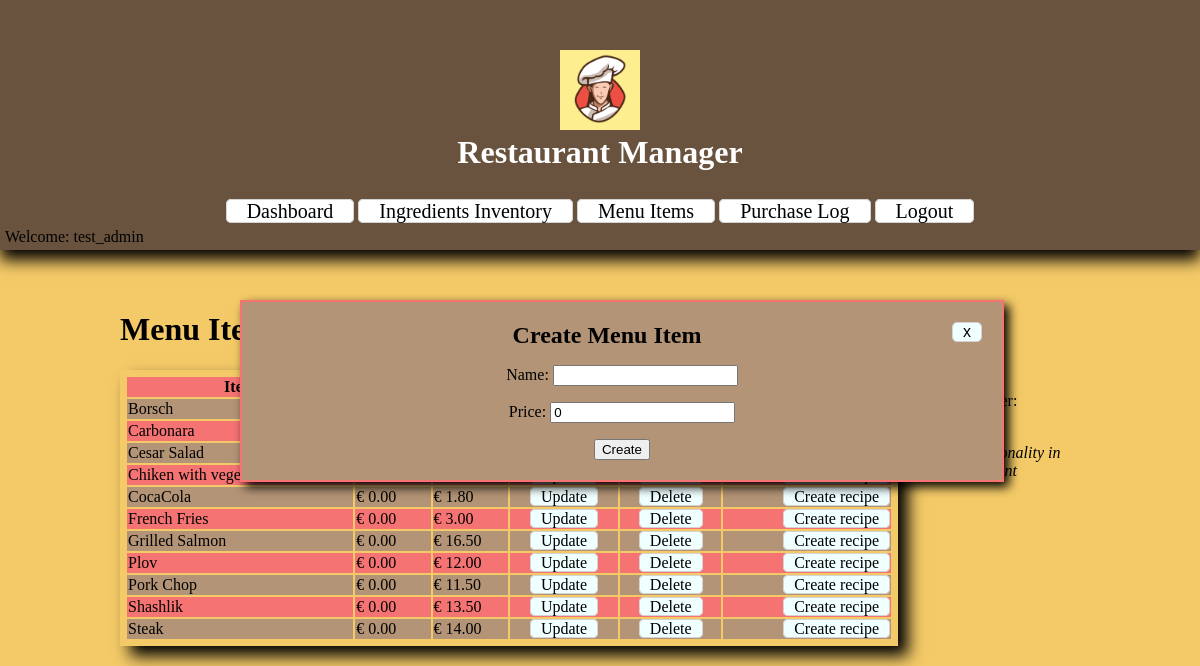
Page /menu_items/create/ (signed in) on the committed database.
### restaurantManager/models.py (models this page shows, shortened)
class MenuItem(models.Model):
    name = models.CharField(unique = True, max_length=30)
    price = models.FloatField(default=0)
    cost = models.FloatField(default=0)
    class Meta:
        ordering = ['name']

### restaurantManager/views.py (the view)
# urls.py: path('menu_items/create/', views.CreateMenuItemView.as_view(), name='create_menu_item'),
class CreateMenuItemView(LoginRequiredMixin, CreateView):
    model = MenuItem
    form_class = MenuItemForm
    def get_context_data(self):
        context = super().get_context_data()
        context['menu_items'] = MENU_ITEMS
        return context
    template_name = "restaurantManager/create_menu_item.html"

### restaurantManager/forms.py
class MenuItemForm(forms.ModelForm):
    class Meta:
        model = MenuItem
        fields = ("name", "price")

### restaurantManager/templates/restaurantManager/create_menu_item.html (shortened to what this page needs)
{% extends 'restaurantManager/menu_items.html' %}
{% load static %}
{% block menu %}
    <div class="container">
        <h2 style="display:inline;">Create Menu Item</h2>
        <a class="close" href="{% url 'menu_items' %}">x</a>
        <form method="POST">
            {{ form.as_p }}
            <input type="submit", value="Create" />
        </form>
    </div>
{% endblock %}

### restaurantManager/templates/restaurantManager/menu_items.html (shortened to what this page needs)
{% extends 'base.html' %}
{% load static %}
{% block content %}
    <h1>Menu Items <a style="font-size: 14px; vertical-align: middle;" href="{% url 'create_menu_item' %}">Create Menu Item</a></h1>
    <div class="table-box" style="display: inline-block;">
        <table class="list">
            <tr>
                <th>Item</th>
                <th>Cost EUR</th>
                <th>Price EUR</th>
            </tr>
            {% for item in menu_items %}
                <tr>
                    <td style="width: 30%;">{{ item.name }}</td>
                    <td style="width: 10%">€ {{ item.cost|floatformat:2 }}</td>
                    <td style="width: 10%;">€ {{ item.price|floatformat:2 }}</td>
                    <td style="text-align: center;"><a href="{% url 'update_menu_item' item.pk %}">Update</a></td>
                    <td style="text-align: center;"><a href="{% url 'delete_menu_item' item.pk %}">Delete</a></td>
                    {% if item.pk in recipes %}
                        <td style="text-align: right;"><a href="{% url 'create_recipe_req' item.pk %}">Recipe</a></td>
                        <td style="text-align: center;"><a href="{% url 'create_purchase' item.pk %}">Purchase</a></td>
                    {% else %}
                        <td style="text-align: right;"><a href="{% url 'create_recipe_req' item.pk %}">Create recipe</a></td>
                    {% endif %}
                </tr>
            {% endfor %}
        </table>
    </div>
    <div style="float: right; width: 15%; padding: 0; margin: 0 0;">
        <h3 style="padding: 0; margin: 0;">Bill</h3>
        <p style="padding: 0; margin: 0;">Bill number: <a href="">create</a></p>
        <p><i>Bill functionality in development</i></p>
    </div>
    {% block menu %}
    {% endblock %}
{% endblock %}

### restaurantManager/templates/base.html (shortened to what this page needs)
{% load static %}
<!DOCTYPE html>
<html>
    <head>
        <link rel="stylesheet" type="text/css" href="{% static 'restaurantManager/style.css' %}" />
    </head>
    <body>
        <header style="box-shadow: 0px 10px 15px black;">
            <div class="logo">
                <img src="{% static 'restaurantManager/logo.png' %}" alt="Logo" width="80px" />
                <h1 style="color: white;">Restaurant Manager</h1>
            </div>
            <nav class="navbar">
                <a class="nav-item" href="{% url 'home' %}">Dashboard</a>
                <a class="nav-item" href="{% url 'ingredients' %}">Ingredients Inventory</a>
                <a class="nav-item" href="{% url 'menu_items' %}">Menu Items</a>
                <a class="nav-item" href="{% url 'purchases' %}">Purchase Log</a>
                {% if user.is_authenticated %}
                    <a class="nav-item" href="{% url 'logout' %}">Logout</a>
            </nav>
            <p style="margin: 5px 5px">Welcome: {{ user.get_username }}</p>
            {% endif %}
        </header>
        <main>
        {% block content %}
        {% endblock %}
        </main>
    </body>
</html>

### restaurantManager/static/restaurantManager/style.css (style rules this page uses)
html { width: 100vw; overflow-x: hidden; }
body { background-color: rgb(244, 202, 104); margin: 0; }
header { background-color: rgb(106, 83, 62); height: 150px; width: 100%; padding: 50px 0 50px 0; box-shadow: 5px 0px 3px black; }
.logo { display: block; width: 300px; height: 100px; margin: auto; text-align: center; }
.logo h1 { margin: 0 0; }
.navbar { width: auto; margin: 0 0; margin-top: 50px; background-color: rgb(106, 83, 62); text-align: center; }
a:link { text-decoration: none; color: black; background-color: azure; border: 1px solid lightgrey; border-radius: 5px; padding: 0 10px; }
.navbar a { text-decoration: none; padding: 0 20px; color: blueviolet; font-size: 20px; }
a.nav-item { background-color: white; color: black; }
.table-box { width: 80%; min-width: 520px; padding: 5px 5px; margin: auto; box-shadow: 10px 10px 15px black; }
main { padding: 40px 10%; }
.list { width: 100%; margin: auto; height: auto; }
.list tr:nth-child(even) { background-color:rgb(179, 148, 118); }
.list tr:nth-child(odd) { background-color:rgb(246, 115, 115); }
.container { position: absolute; left: 20%; top: 300px; height: auto; width: 60%; background-color: rgb(179, 148, 118); padding: 20px 20px; border: 2px solid rgb(246, 115, 115); box-shadow: 5px 5px 10px black; text-align: center; }
.close { font-family: Arial; float: right; vertical-align: middle; padding: 0 5px; }

### rows in the picture
MenuItem: name "Borsch"
MenuItem: name "Carbonara"
MenuItem: name "Cesar Salad"
MenuItem: name "Chiken with vegetables"
MenuItem: name "CocaCola", cost "0.00", price "1.80", shows "Create recipe"
MenuItem: name "French Fries", cost "0.00", price "3.00", shows "Create recipe"
MenuItem: name "Grilled Salmon", cost "0.00", price "16.50", shows "Create recipe"
MenuItem: name "Plov", cost "0.00", price "12.00", shows "Create recipe"
MenuItem: name "Pork Chop", cost "0.00", price "11.50", shows "Create recipe"
MenuItem: name "Shashlik", cost "0.00", price "13.50", shows "Create recipe"
MenuItem: name "Steak", cost "0.00", price "14.00", shows "Create recipe"

### other values in the picture
{{ user.get_username }} "test_admin"
